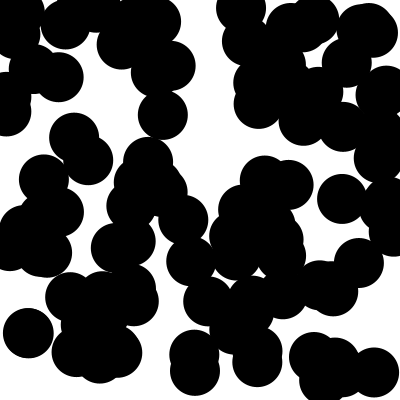
Frame 1 (no input)
Frame 60 (the mouse pressed at the canvas centre just before this capture): identical to frame 1, image omitted
Frame 120 (the mouse held since frame 60 and released just before this capture): identical to frame 1, image omitted

The Processing sketch that drew this single still picture (run headless with seeded random() and noise(); from frame 60 on, the mouse is pressed at the canvas centre):

// Processing sketch: ParticleSketch_Array
// ── ParticleSketch_Array.pde
Particle[] particles;

void setup()
{
  size(400, 400);
  smooth();
  particles  = new Particle[100];
  for (int i=0;i<100;i++){
    particles[i] = new Particle(random(width), random(height));
  }
  
  noStroke();
  fill(0);
}

void draw()
{
  background(255);
  for (int i=0;i<100;i++){
    particles[i].draw();
  }
}


// ── Particle.pde
class Particle
{
  PVector pos; // position
  
  Particle(float x, float y)
  {
    pos = new PVector(x,y);
  }
  
  void draw()
  {
    ellipse(pos.x,pos.y,50,50);
  }
  
}
